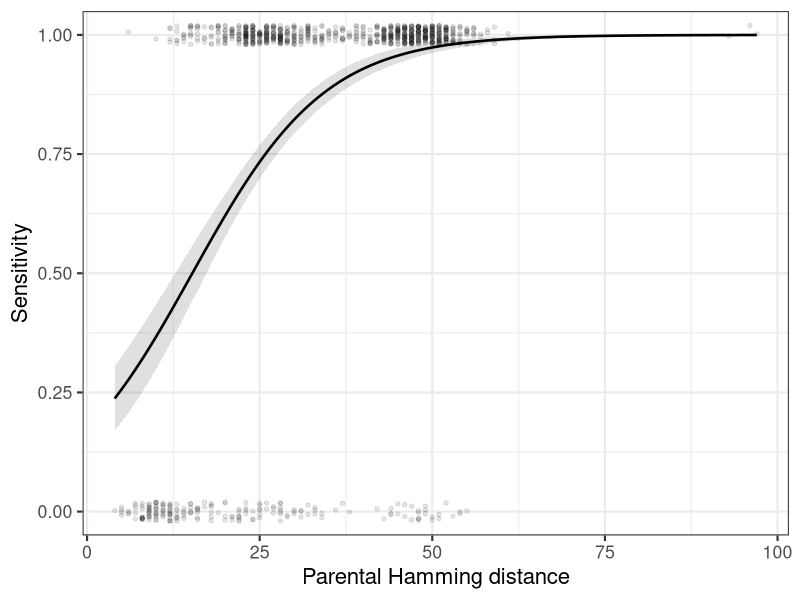

Source code (R):
library(ggplot2)
library(dplyr)
library(broom)

df <- read.csv("output/parent_dist_and_detection.csv")

fit <- glm(detected ~ parent_dist, data = df, family = binomial())

summary(fit)

# Prediction grid + 95% CI on the link scale, then transform via plogis
grid <- tibble(parent_dist = seq(min(df$parent_dist), max(df$parent_dist), length.out = 200))
pred <- predict(fit, newdata = grid, type = "response", se.fit = TRUE)

level <- 0.95
crit  <- qnorm((1 + level) / 2)

grid <- grid %>%
  mutate(
    fit_prob = pred$fit,
    lwr      = pred$fit - crit * pred$se.fit,
    upr      = pred$fit + crit * pred$se.fit
  )

# Plot
p <- ggplot(df, aes(parent_dist, detected)) +
  geom_point(alpha = 0.10, size = 1.2, position = position_jitter(width = 0, height = 0.02)) +
  geom_ribbon(data = grid, aes(x = parent_dist, ymin = lwr, ymax = upr), inherit.aes = FALSE, alpha = 0.15) +
  geom_line(data = grid, aes(x = parent_dist, y = fit_prob), linewidth = 0.9) +
  labs(x = "Parental Hamming distance", y = "Sensitivity") +
  coord_cartesian(ylim = c(0, 1)) +
  theme_bw(base_size = 16)

ggsave("figs/sens_vs_parentdist_ggplot.png", p, width = 6, height = 4, dpi = 300)

# (Optional) Odds ratios table to mirror your Python printout
tidy(fit, conf.int = TRUE, exponentiate = TRUE) %>%
  select(term, estimate, conf.low, conf.high)
